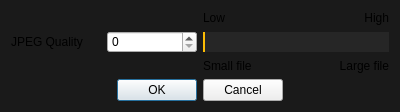
<?xml version="1.0" encoding="UTF-8"?>
<ui version="4.0">
 <class>JPEGDialog</class>
 <widget class="QDialog" name="JPEGDialog">
  <property name="geometry">
   <rect>
    <x>0</x>
    <y>0</y>
    <width>400</width>
    <height>111</height>
   </rect>
  </property>
  <property name="windowTitle">
   <string>JPEG Settings</string>
  </property>
  <property name="styleSheet">
   <string notr="true">QDialog {
	background: #1a1a1a;
	color: lightgrey;
}

QDialogButtonBox {
	dialogbuttonbox-buttons-have-icons: 0;
}

QSlider {
	height: 20px;
}

QSlider::groove {
	background: #262626;
}

QSlider::handle {
	width: 2px;
	background: #fbbc05;
}

QSlider::sub-page {
	background: #0044aa;
}</string>
  </property>
  <layout class="QGridLayout" name="gridLayout">
   <item row="0" column="2">
    <widget class="QLabel" name="label_2">
     <property name="text">
      <string>Low</string>
     </property>
    </widget>
   </item>
   <item row="0" column="3">
    <widget class="QLabel" name="label_4">
     <property name="text">
      <string>High</string>
     </property>
     <property name="alignment">
      <set>Qt::AlignRight|Qt::AlignTrailing|Qt::AlignVCenter</set>
     </property>
    </widget>
   </item>
   <item row="1" column="0">
    <widget class="QLabel" name="label">
     <property name="text">
      <string>JPEG Quality</string>
     </property>
    </widget>
   </item>
   <item row="1" column="1">
    <widget class="SpinBox" name="spinBox">
     <property name="minimum">
      <number>0</number>
     </property>
     <property name="maximum">
      <number>100</number>
     </property>
    </widget>
   </item>
   <item row="1" column="2" colspan="2">
    <widget class="QSlider" name="horizontalSlider">
     <property name="minimum">
      <number>0</number>
     </property>
     <property name="maximum">
      <number>100</number>
     </property>
     <property name="orientation">
      <enum>Qt::Horizontal</enum>
     </property>
    </widget>
   </item>
   <item row="2" column="2">
    <widget class="QLabel" name="label_3">
     <property name="text">
      <string>Small file</string>
     </property>
    </widget>
   </item>
   <item row="2" column="3">
    <widget class="QLabel" name="label_5">
     <property name="text">
      <string>Large file</string>
     </property>
     <property name="alignment">
      <set>Qt::AlignRight|Qt::AlignTrailing|Qt::AlignVCenter</set>
     </property>
    </widget>
   </item>
   <item row="3" column="0" colspan="4">
    <widget class="QDialogButtonBox" name="buttonBox">
     <property name="orientation">
      <enum>Qt::Horizontal</enum>
     </property>
     <property name="standardButtons">
      <set>QDialogButtonBox::Cancel|QDialogButtonBox::Ok</set>
     </property>
     <property name="centerButtons">
      <bool>true</bool>
     </property>
    </widget>
   </item>
  </layout>
 </widget>
 <customwidgets>
  <customwidget>
   <class>SpinBox</class>
   <extends>QSpinBox</extends>
   <header>spinbox.h</header>
  </customwidget>
 </customwidgets>
 <resources/>
 <connections>
  <connection>
   <sender>buttonBox</sender>
   <signal>accepted()</signal>
   <receiver>JPEGDialog</receiver>
   <slot>accept()</slot>
   <hints>
    <hint type="sourcelabel">
     <x>248</x>
     <y>254</y>
    </hint>
    <hint type="destinationlabel">
     <x>157</x>
     <y>274</y>
    </hint>
   </hints>
  </connection>
  <connection>
   <sender>buttonBox</sender>
   <signal>rejected()</signal>
   <receiver>JPEGDialog</receiver>
   <slot>reject()</slot>
   <hints>
    <hint type="sourcelabel">
     <x>316</x>
     <y>260</y>
    </hint>
    <hint type="destinationlabel">
     <x>286</x>
     <y>274</y>
    </hint>
   </hints>
  </connection>
 </connections>
</ui>
